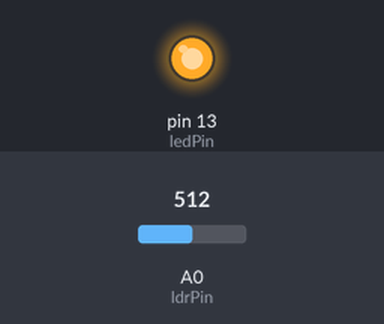
Recording of a sketch running on a simulated Arduino Uno, built with avr-gcc and run on an emulated ATmega328P. Shown: output pins drawn as LEDs (lit = HIGH). The test bench sets the inputs (shaded band); at power-on: A0 (ldrPin) = 512. What the sketch prints to the serial monitor is not drawn.

Above: at 1.2 s.
1.3 s: A0 (ldrPin) set to 215
2.8 s: A0 (ldrPin) set to 184
At 3.6 s:
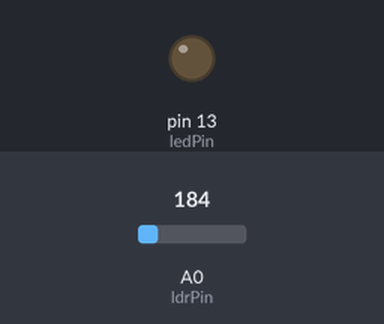
4.3 s: A0 (ldrPin) set to 210
At 4.8 s:
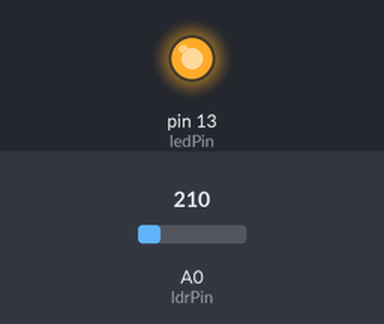
5.8 s: A0 (ldrPin) set to 190
At 7.1 s:
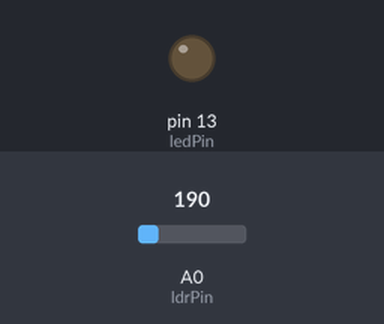
Timing chart, 0 to 8.3 s (numbered marks = the images above; inputs shaded):
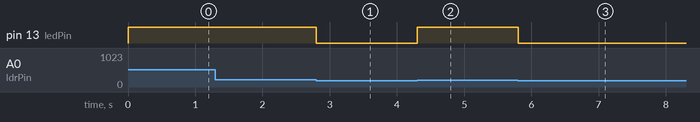

Measured:
- the behaviour switches between 201 and 200 on A0 (ldrPin) (found by bisection; images 0 and 1)
- after the input at 2.8 s, pin 13 (ledPin): HIGH → LOW at once
- after the input at 4.3 s, pin 13 (ledPin): LOW → HIGH at once
- after the input at 5.8 s, pin 13 (ledPin): HIGH → LOW at once

The sketch:

ldr.cs.ino
```cpp
const int ledPin = 13;
const int ldrPin = A0;

void setup()
{
  Serial.begin(38400);
  pinMode(ledPin, OUTPUT);
  pinMode(ldrPin, INPUT);
}

void loop()
{
  int ldrStatus = analogRead(ldrPin);
  Serial.println(ldrStatus);
  if (ldrStatus<=200)
  {
    digitalWrite(ledPin, LOW);
  }
  else
  {
    digitalWrite(ledPin, HIGH);
  }
}
```
